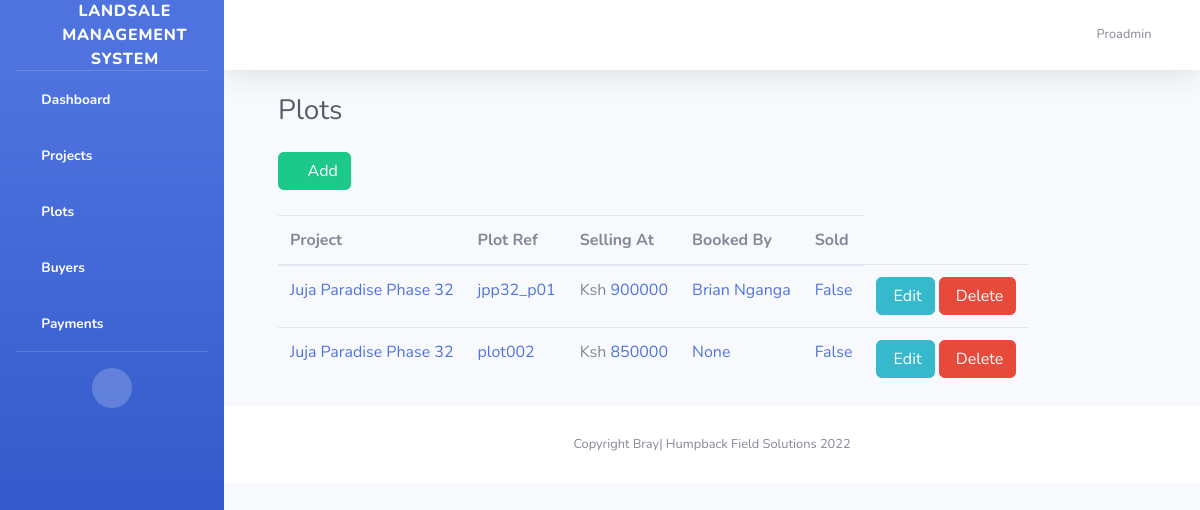
The page /plotnumbers/ (signed in) on the database its author committed.
### plots/models.py (models this page shows, shortened)
class Plot_Number(models.Model):
    project = models.ForeignKey(Plot, on_delete=models.CASCADE)
    plotNumber = models.CharField(max_length=100)
    slug = models.SlugField(unique=True, blank=True, null=True)
    imageonMap = models.FileField(upload_to='plots/plotimages/',null=True)
    price = models.IntegerField()
    bookedby = models.ForeignKey('buyers.BuyerInfo',on_delete=models.CASCADE, null=True)
    sold = models.BooleanField(default=False)

class Plot(models.Model):
    projectName=models.CharField(max_length=100)
    slug = models.SlugField(unique=True, blank=True, null=True)
    seller=models.CharField(max_length=100)
    location=models.CharField(max_length=100)
    description=models.TextField()
    nearbyAmenities=models.TextField()
    availableUnits=models.IntegerField(null=True)
    plotsize=models.CharField(max_length=30,choices=plotsize_choices,default="")
    images=models.FileField(upload_to='plots/projectimages/')
    sellingprice=models.IntegerField(null=True)
    discountprice=models.IntegerField(null=True)
    deposit=models.IntegerField(null=True)
    def __str__(self):
        return self.projectName

### buyers/models.py (models this page shows)
class BuyerInfo(models.Model):
    GENDER_OPTIONS =(
        ("M","Male"),
        ("F","Female"),
        ("O","Other")
    )
    RESIDENTIAL_OPTIONS = (
        ('R','Resident'),
        ("NR","Non-Resident")
    )
    PAYMENT_CONTRACT = (
        ("Deposit + 3months","Deposit + 3months"),
        ("Deposit + 6months","Deposit + 6months"),
        ("Deposit + 12months","Deposit + 12months"),
        ("Deposit + 24months","Deposit + 24months"),
        ("OT","OT")
    )
    first_name = models.CharField(max_length=255, null=True)
    middle_name = models.CharField(max_length=255, null=True)
    last_name = models.CharField(max_length=255, null=True)
    gender = models.CharField(max_length=1, choices=GENDER_OPTIONS, null=True)
    residential_status = models.CharField(max_length=2, choices=RESIDENTIAL_OPTIONS, null=True)
    current_address = models.CharField(max_length=100, null=True)
    national_id = models.CharField(max_length=10, unique=True, null=True)
    date_of_birth = models.DateField(null=True)
    kra_pin = models.CharField(max_length=11, unique=True, null=True)
    passport_photo = models.ImageField(blank=True, null=True)
    buyer_personal_number = models.CharField(max_length=50, null=True)
    buyers_email = models.EmailField(unique=True, null=True)
    mobile_phone = models.CharField(max_length=15, null=True)
    date_of_registration = models.DateField(null=True)
    project_assigned = models.ForeignKey(Plot, on_delete=models.CASCADE)
    plot_booked = models.OneToOneField(Plot_Number, on_delete=models.CASCADE)
    contract_type = models.CharField(choices=PAYMENT_CONTRACT, max_length=100, null=True)
    deposit_amount = models.IntegerField(null=True)
    balance_amount = models.IntegerField( null=True)
    registeredBy = models.CharField(max_length=15, null=True)
    def __str__(self):
        return self.first_name + " " + self.last_name

### plots/views.py (the view)
# urls.py: path('plotnumbers/', views.all_plotnumbers, name='plotnumbers'),
@login_required(login_url='/accounts/login/')
def all_plotnumbers(request):
    plotnumbers = Plot_Number.objects.all()
    return render(request, 'plots/plotnumbers.html', {'plotnumbers': plotnumbers})

### templates/plots/plotnumbers.html (shortened to what this page needs)
{% extends 'base2.html' %}
{% load static %}
{% block content %}
{% load crispy_forms_tags %}
<div class="container-fluid">
    <div class="d-sm-flex align-items-center justify-content-between mb-4">
        <h1 class="h3 mb-0 text-gray-800" style="margin-left:30px">Plots</h1>
    </div>
    <div class="row" style="margin-left:30px">
        <section class="panel">
            <header class="panel-heading" style="margin-bottom:5px">
                <a href="#" style="color:white; margin-bottom:20px" class="btn btn-success btn-xs"><i class="fa fa-plus"></i> Add </a>
            </header>
            <table class="table table-hover p-table   responsive" width="100%" id="plotnumbers">
                <thead>
                <tr>
                    <th>Project</th>
                    <th>Plot Ref</th>
                    <th>Selling At</th>
                    <th>Booked By</th>
                    <th>Sold</th>
                </tr>
                </thead>
                <tbody>
                {% for plotnumber in plotnumbers %}
                <tr>
                    <td class="p-name">
                        <a href="{{ plotnumber.id }}">{{plotnumber.project}}</a>
                    </td>
                    <td class="p-name">
                        <a href="{{ plotnumber.id }}">{{plotnumber.plotNumber}}</a>
                    </td>
                    <td class="p-name">
                        Ksh <a href="{{ plotnumber.id }}">{{plotnumber.price}}</a>
                    </td>
                    <td class="p-name">
                        <a href="{{ plotnumber.id }}">{{plotnumber.bookedby}}</a>
                    </td>
                    <td class="p-name">
                        <a href="{{ plotnumber.id }}">{{plotnumber.sold}}</a>
                    </td>
                    <td>
                        <a href="#" class="btn btn-info btn-xs"> Edit </a>
                        <a role="button" style="color:white" class="btn btn-danger btn-xs" data-toggle="modal"
                           data-target="#modalConfirm"> Delete </a>
                    </td>
                    {% empty %}
                    <td class="p-name">
                        <a>You haven't added any plotnumbers yet</a>
                    </td>
                </tr>
                {% endfor %}
                </tbody>
            </table>
        </section>
    </div>
</div>
{% endblock %}

### templates/base2.html (shortened to what this page needs)
<!DOCTYPE html>
<html lang="en">
<head>
    {% load static %}
    <link href="{% static 'theme/vendor/fontawesome-free/css/all.min.css'  %}" rel="stylesheet" type="text/css">
    <link href="{% static 'theme/css/sb-admin-2.min.css'  %}" rel="stylesheet">
    <link href="{% static 'css/app.css'  %}" rel="stylesheet">
    <link href="{% static 'jquerui/jquery-ui.css' %}" rel='stylesheet' type='text/css'/>
    <link href="https://cdn.datatables.net/1.10.20/css/jquery.dataTables.min.css" rel='stylesheet' type='text/css'/>
</head>
<body id="page-top">
<div id="wrapper">
    <ul class="navbar-nav bg-gradient-primary sidebar sidebar-dark accordion" id="accordionSidebar">
        <a class="sidebar-brand d-flex align-items-center justify-content-center" href="{% url 'buyers:index' %}">
            <div class="sidebar-brand-icon rotate-n-15">
                <i class="fas fa-money-check-alt"></i>
            </div>
            <div class="sidebar-brand-text mx-3">LandSale Management System</div>
        </a>
        <hr class="sidebar-divider my-0">
        <li class="nav-item active">
            <a class="nav-link" href="{% url 'buyers:index' %}">
                <i class="fas fa-fw fa-tachometer-alt"></i>
                <span>Dashboard</span></a>
        </li>
        <li class="nav-item active">
            <a class="nav-link" href="{% url 'plots:plots' %}">
                <i class="fas fa-fw fa-user-friends"></i>
                <span>Projects</span></a>
        </li>
        <li class="nav-item active">
            <a class="nav-link" href="{% url 'plots:plotnumbers' %}">
                <i class="fas fa-fw fa-plus"></i>
                <span>Plots</span></a>
        </li>
        <li class="nav-item active">
            <a class="nav-link" href="{% url 'buyers:buyers' %}">
                <i class="fas fa-fw fa-user-friends"></i>
                <span>Buyers</span></a>
        </li>
        <li class="nav-item active">
            <a class="nav-link" href="{% url 'buyers:payments' %}">
                <i class="fas fa-fw fa-plus"></i>
                <span>Payments</span></a>
        </li>
        <hr class="sidebar-divider">
        <div class="text-center d-none d-md-inline">
            <button class="rounded-circle border-0" id="sidebarToggle"></button>
        </div>
    </ul>
    <div id="content-wrapper" class="d-flex flex-column">
        <div id="content">
            <nav class="navbar navbar-expand navbar-light bg-white topbar mb-4 static-top shadow">
                <ul class="navbar-nav ml-auto">
                    <li class="nav-item dropdown no-arrow">
                        <a class="nav-link dropdown-toggle" href="#" id="userDropdown" role="button"
                           data-toggle="dropdown" aria-haspopup="true" aria-expanded="false">
                            <span class="mr-2 d-none d-lg-inline text-gray-600 small">{{request.user.username}}</span>
                            <i class="far fa-user-circle"></i>
                        </a>
                    </li>
                </ul>
            </nav>
            {% block content %}
            {% endblock %}
            <footer class="sticky-footer bg-white">
                <div class="container my-auto">
                    <div class="copyright text-center my-auto">
                        <span>Copyright Bray| Humpback Field Solutions 2022</span>
                    </div>
                </div>
            </footer>
        </div>
    </div>
</div>
</body>
</html>

### rows shown on the page
Plot_Number: project "Juja Paradise Phase 32", plotNumber "jpp32_p01", price "900000", bookedby "Brian Nganga", sold "False"
Plot_Number: project "Juja Paradise Phase 32", plotNumber "plot002", price "850000", bookedby "None", sold "False"

### other values the page prints
{{ request.user.username }} "Proadmin"
